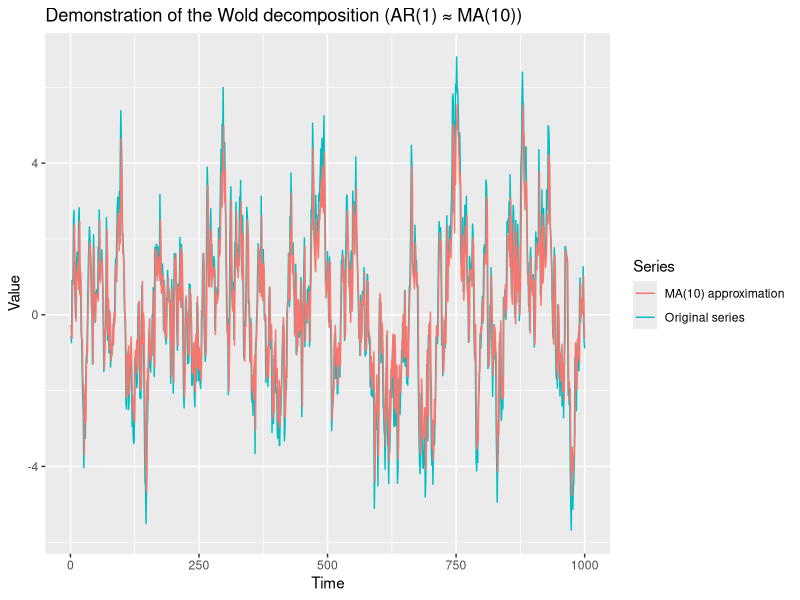

The R source for this figure:
#========================================
# (Optional) Set working directory to script location
#========================================
if (requireNamespace("rstudioapi", quietly = TRUE)) {
  setwd(dirname(rstudioapi::getActiveDocumentContext()$path))
}

#========================================
# Load required packages
#========================================
# install.packages("forecast")
# install.packages("ggplot2")
library(forecast)
library(ggplot2)

#========================================
# Simulate a stationary AR(1) process
#========================================
set.seed(123)           # For reproducibility

n   <- 1000             # Number of observations
phi <- 0.9              # AR(1) coefficient

epsilon <- rnorm(n)     # White noise innovations
Y       <- numeric(n)   # Preallocate the series

# Initialize and generate the AR(1) recursion
Y[1] <- epsilon[1]
for (t in 2:n) {
  Y[t] <- phi * Y[t - 1] + epsilon[t]
}

#========================================
# Fit an MA(10) model (Wold-style approximation)
#========================================
fit <- Arima(Y, order = c(0, 0, 10), include.mean = FALSE)

# Fitted values: linear predictor (finite MA approximation)
fitted_values <- fitted(fit)

#========================================
# Prepare data for plotting
#========================================
df_wold <- data.frame(
  Time    = 1:n,
  Original = as.numeric(Y),
  Fitted   = as.numeric(fitted_values)
)

#========================================
# Plot: Original AR(1) vs MA(10) approximation
#========================================
p_wold <- ggplot(df_wold, aes(x = Time)) +
  geom_line(aes(y = Original, colour = "Original series")) +
  geom_line(aes(y = Fitted,   colour = "MA(10) approximation")) +
  labs(
    title = "Demonstration of the Wold decomposition (AR(1) \u2248 MA(10))",
    x     = "Time",
    y     = "Value",
    colour = "Series"
  )  

# Save the figure 
ggsave(filename = "Wold-decomposition.png", plot = p_wold, width = 6, height = 4, dpi = 300)
